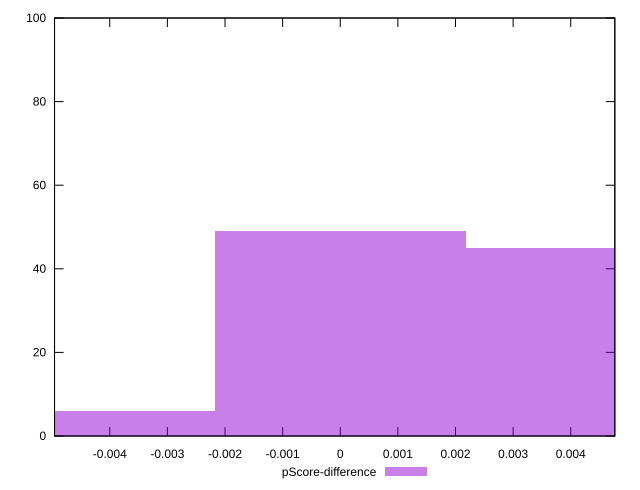

Reproduce this figure in gnuplot.
reset

$pScoreDifference <<EOF
-0.004348094300259704 6
0 49
0.004348094300259704 45
EOF

set key outside below
set boxwidth 0.004348094300259704
set xrange [-0.004958498241176557:0.004765001233028143]
set yrange [0:100]
set trange [0:100]
set style fill transparent solid 0.5 noborder
set terminal svg size 640, 490 enhanced background rgb 'white'
set output "reports/report_00033_2021-03-01T14-23-16.841Z/first-cpu-idle/samples/astro-cached/pScore-difference/histogram.svg"

plot $pScoreDifference title "pScore-difference" with boxes

reset
